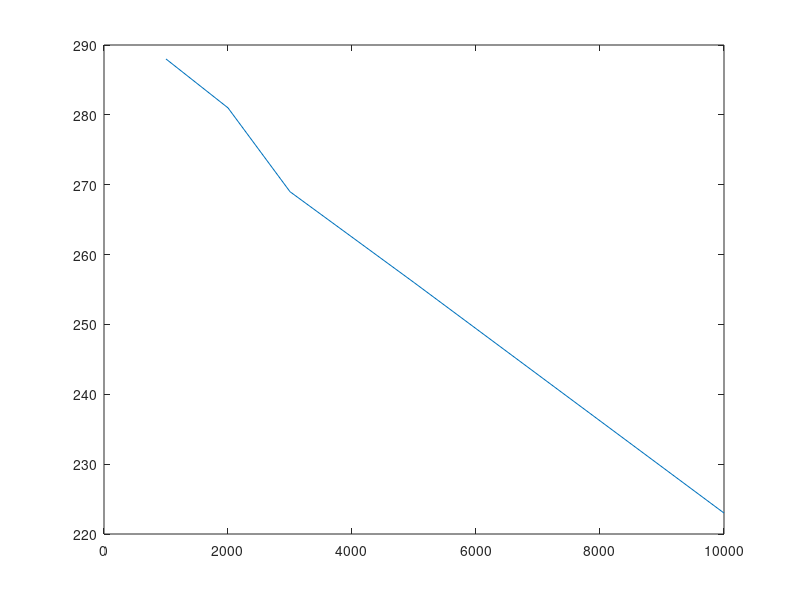
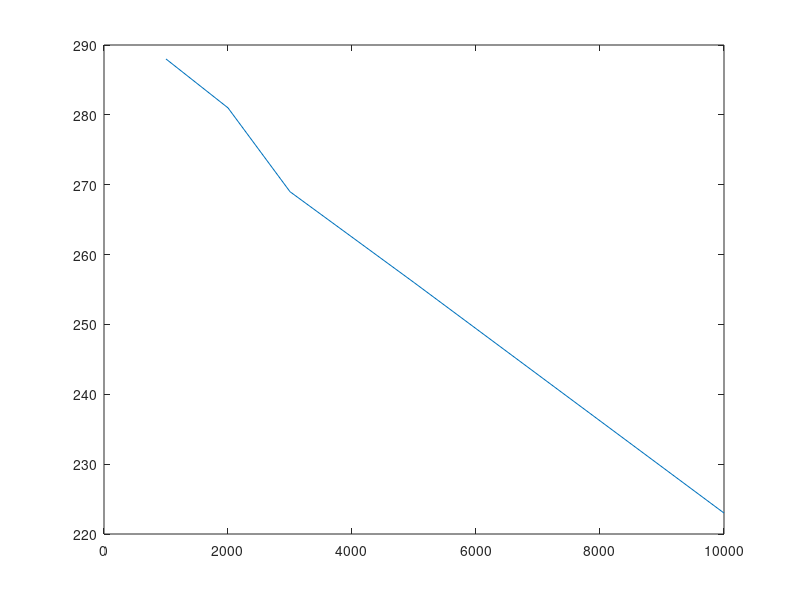

Here is the MATLAB script that generated these plots, in order: (Note: this script raises an error after producing the figures.)
%% housekeeping comands
clear;
clc;
close all;

%% Files
% Notes from video 1
% great for sharing data
% .mat files dont need to be of the same data type
% load('my_file.mat') puts full data in
% load('my_file.mat','var1','var2') put only specific variables in
% workspace
% load command, double-clicking on file icon in matlab, or double clicking
% on variable in the workspace
%% saving .mat files
% save('new_file.mat') saves all workspace variables to the listed value
% save('my_file.mat','var1','var2') saves only specific variables
clear;
clc;
close all;

figure(1)
altitudes = [1000 2000 3000 5000 10000];
temperatures = [288 281 269 256 223];
sex = 4;
save('alt_temps1','altitudes','temperatures')
clear;
load('alt_temps1.mat')
plot(altitudes,temperatures)

figure(2)
alt_temp = [altitudes;temperatures];
save('alt_temps2','alt_temp')
alts = alt_temp(1,:);
temps = alt_temp(2,:);
plot(alts,temps)
%% exporting .csv files
% great for exporting to things liek excel
% writematrix(a, 'my_file.csv')
    % only workss for matrices, there are other commands for other data
    % types
% vec = readmatrix('my_file.csv')
    % imports my_file.csv into the variable vec
    % can also double click on .csv files
    % after downloading csv files, you must move them to the matlab folder

% save the .csv file
clear
c = 0:5:500;
writematrix(c, 'sample_data.csv')

% load the csv file
clear
d = readmatrix('sample_data.csv');

% if youre going to double click, make sure you switch to 'numeric array'
% instead of table
    % matlab will create a new variable after you hit import

clear;
clc;
close all;

x = readmatrix('xdata.csv');
y = readmatrix('ydata.csv');
plot(x,y)
